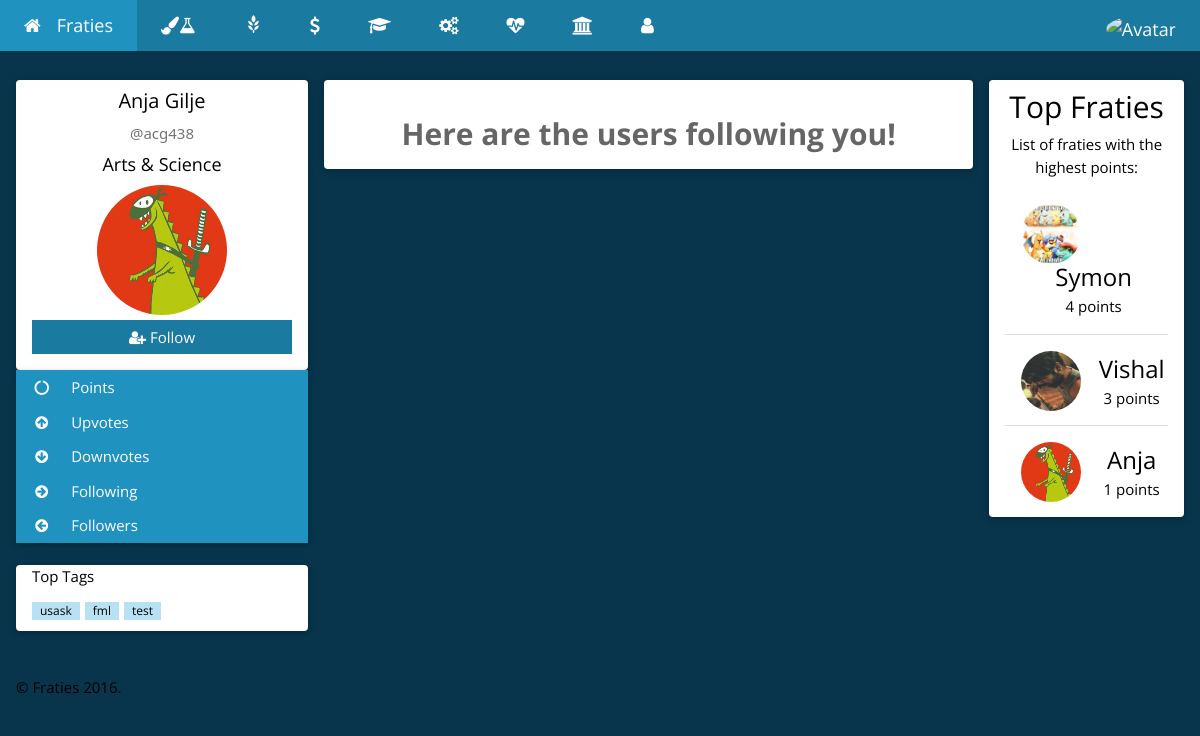
Before: /grid.php?nsid=acg438 with the older database file.
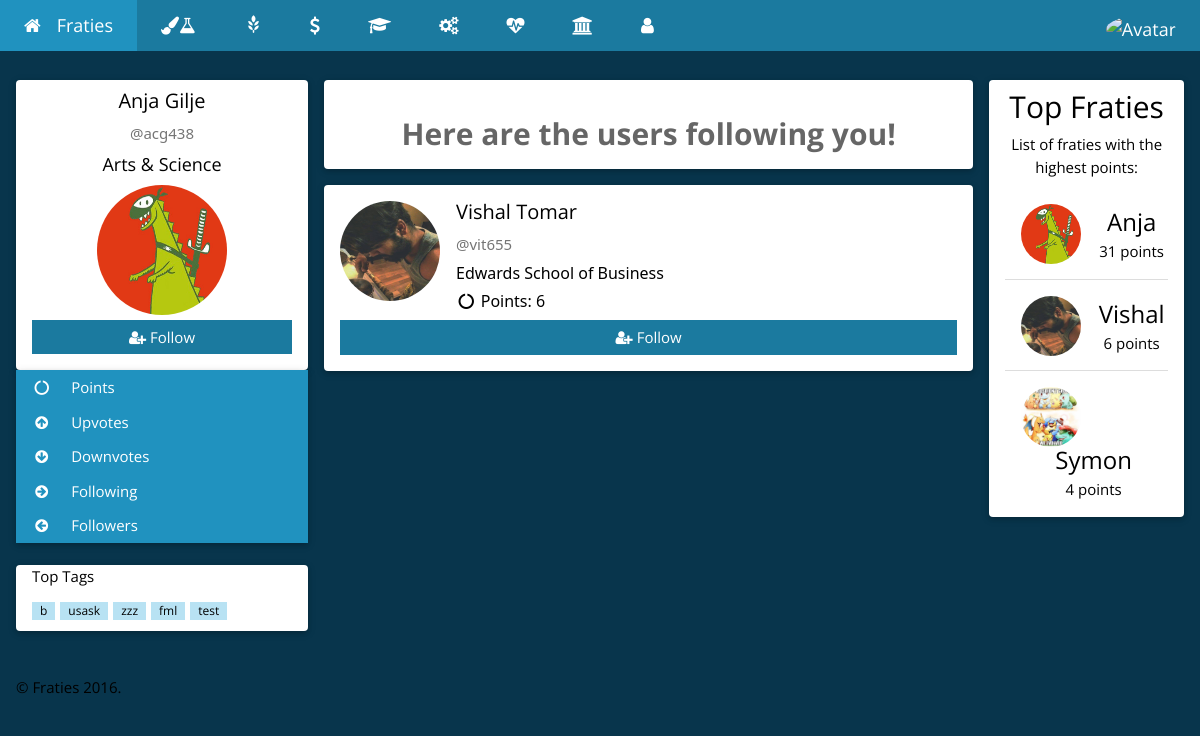
After: the same page with the newer database file.
### tables this page shows
CREATE TABLE `users` (
  `userID` int(254) UNSIGNED NOT NULL,
  `userNSID` varchar(100) NOT NULL,
  `userPassword` varchar(100) NOT NULL,
  `userFirstName` varchar(500) NOT NULL,
  `userLastName` varchar(500) NOT NULL,
  `userCollege` varchar(500) NOT NULL,
  `userImagePath` varchar(1000) NOT NULL,
  `userPoints` int(254) NOT NULL DEFAULT '0',
  `userUpvotes` int(254) NOT NULL DEFAULT '0',
  `userDownvotes` int(254) NOT NULL DEFAULT '0',
  `userActive` tinyint(1) NOT NULL DEFAULT '0',
  `userFollowers` int(11) NOT NULL DEFAULT '0',
  `userFollowing` int(10) UNSIGNED NOT NULL DEFAULT '0'
);

### Login/Controller/userClass.php (called while the page is built, shortened)
<?php
    function displayUserDB(){
        $connection = connect();
        $query = "SELECT * ";
        $query .= "FROM `users` ";
        $query .= "ORDER BY userPoints DESC LIMIT 10";
        $result = mysqli_query($connection, $query);
        if (mysqli_num_rows($result) > 0) {
            return $result;
        } else {
            return false;
        }
    }
    function getFirstName($nsid){
        $connection = connect();
        $nsid = mysqli_real_escape_string($connection, $nsid);
        $query = "SELECT * ";
        $query .= "FROM `users` ";
        $query .= "WHERE `userNSID` = '$nsid' ";
        $result = mysqli_query($connection, $query);
        if (mysqli_num_rows($result) == 1) {
            while($row = mysqli_fetch_assoc($result)) {
                return $row["userFirstName"];
            }
        } else if(mysqli_num_rows($result) > 1){
            return false;
        } else {
            return false;
        }
    }
    function getLastName($nsid){
        $connection = connect();
        $nsid = mysqli_real_escape_string($connection, $nsid);
        $query = "SELECT * ";
        $query .= "FROM `users` ";
        $query .= "WHERE `userNSID` = '$nsid' ";
        $result = mysqli_query($connection, $query);
        if (mysqli_num_rows($result) == 1) {
            while($row = mysqli_fetch_assoc($result)) {
                return $row["userLastName"];
            }
        } else if(mysqli_num_rows($result) > 1){
            return false;
        } else {
            return false;
        }
    }
    function getImagePath($nsid){
        $connection = connect();
        $nsid = mysqli_real_escape_string($connection, $nsid);
        $query = "SELECT * ";
        $query .= "FROM `users` ";
        $query .= "WHERE `userNSID` = '$nsid' ";
        $result = mysqli_query($connection, $query);
        if (mysqli_num_rows($result) == 1) {
            while($row = mysqli_fetch_assoc($result)) {
                return $row["userImagePath"];
            }
        } else if(mysqli_num_rows($result) > 1){
            return false;
        } else {
            return false;
        }
    }
    function getCollege($nsid){
        $connection = connect();
        $nsid = mysqli_real_escape_string($connection, $nsid);
        $query = "SELECT * ";
        $query .= "FROM `users` ";
        $query .= "WHERE `userNSID` = '$nsid' ";
        $result = mysqli_query($connection, $query);
        if (mysqli_num_rows($result) == 1) {
            while($row = mysqli_fetch_assoc($result)) {
                return $row["userCollege"];
            }
        } else if(mysqli_num_rows($result) > 1){
            return false;
        } else {
            return false;
        }
    }
    function isUserFollowing($nsid, $following){
        $connection = connect();
        $nsid = mysqli_real_escape_string($connection, $nsid);
        $query = "SELECT * FROM followers WHERE userNSID = '$nsid' AND followingNSID = '$following'";
        $result = mysqli_query($connection, $query);
        if (mysqli_num_rows($result) > 0) {
                return true;
        } else {
            return false;
        }
    }
?>

### Post/Controller/postClass.php (called while the page is built, shortened)
<?php
    function displayFollowers($nsid){
        $connection = connect();
        $query = "SELECT u.userNSID, u.userFirstName, u.userLastName, u.userCollege, u.userImagePath, u.userPoints FROM `users` AS u JOIN `followers` AS f ON u.userNSID = f.userNSID WHERE f.followingNSID = '$nsid'";
        $result = mysqli_query($connection, $query);
        if (mysqli_num_rows($result) > 0) {
            return $result;
        } else {
            return false;
        }
}
?>

### grid.php (the view, shortened to what the changed rows need)
<?php
    require_once 'Login/Controller/userClass.php';
    require_once 'Post/Controller/postClass.php';
    require_once 'Post/Controller/postTag.php';
    if (isset($_GET['nsid'])) {
      $NSID = $_GET['nsid'];
    } else {
      $NSID = $_SESSION["userNSID"];
    }
    if(getUserActiveStatus($NSID)==1){
        $FirstName = getFirstName($NSID);
        $LastName = getLastName($NSID);
        $ImagePath = getImagePath($NSID);
        $College = getCollege($NSID);
    } else {
        header('Location: index.php');
        exit;
    }
?>
<!DOCTYPE html>
<html>
<head>
   <link rel="stylesheet" href="https://maxcdn.bootstrapcdn.com/bootstrap/3.3.7/css/bootstrap.min.css">
    <link rel="stylesheet" href="CSS/homeTheme.css">
    <link rel="stylesheet" href="https://cdnjs.cloudflare.com/ajax/libs/font-awesome/4.6.3/css/font-awesome.min.css">
</head>
<body class="w3-theme-l5">
<div class="w3-container w3-content" style="max-width:1400px;margin-top:80px">
  <div class="w3-row">
    <div class="w3-col m3">
      <div class="w3-card-2 w3-round w3-white">
        <div class="w3-container">
         <h4 class="w3-center"><?php echo $FirstName." ".$LastName; ?></h4>
         <p class="w3-center w3-text-grey w3-slim">@<?php echo $NSID; ?></p>
         <h5 class="w3-center"><?php echo $College; ?></h5>
         <p class="w3-center"><img src='<?php echo $ImagePath; ?>' class="w3-circle" style="height:130px;width:130px" alt="Avatar"></p>
         <?php
          if ($NSID !== $_SESSION["userNSID"]) {
            if (!isUserFollowing($_SESSION["userNSID"], $NSID)) {
              echo "<button id='followButton' value='Follow' type='submit' onclick=\"follow(this, '".$NSID."')\" class='w3-btn w3-theme-d5 w3-margin-bottom' style='width:100%;'><i class='fa fa-user-plus'></i> Follow</button>";
            } else {
              echo "<button id='followButton' value='Unfollow' type='submit' onclick=\"follow(this, '".$NSID."')\" class='w3-btn w3-theme-d5 w3-margin-bottom' style='width:100%;'><i class='fa fa-user-times'></i> Unfollow</button>";
            }
          }
         ?>
        </div>
      </div>
      <br>
      <div class="w3-card-2 w3-round w3-white w3-hide-small">
        <div class="w3-container">
          <p>
            <?php echo getTopTags(); ?>
          </p>
        </div>
      </div>
      <br>
    </div>
    <div class="w3-col m7">
<?php
if ($_GET['type'] == 'following') {
  $result = displayFollowing($NSID);
} else {
  $result = displayFollowers($NSID);
}
while($row = mysqli_fetch_assoc($result)) {
    $userNSID = $row["userNSID"];
    $FirstName = $row["userFirstName"];
    $LastName = $row["userLastName"];
    $ImagePath = $row["userImagePath"];
    $College = $row["userCollege"];
    $Points = $row["userPoints"];
        echo "<div class='w3-container w3-card-2 w3-white w3-round w3-margin'>";
        echo "<img src='".$ImagePath."' alt='Avatar' class='w3-left w3-circle w3-margin-right w3-margin-top w3-margin-bottom' style='width:100px; height:100px;'>";
        echo "<h4 class='w3-margin-top w3-margin-left'>";
            echo "<a href=profile.php?nsid=".$userNSID.">".$FirstName." ".$LastName."</a>";
        echo "</h4>";
        echo "<p class='w3-text-grey w3-slim w3-margin-left'>@".$userNSID."</p>";
        echo "<h6 class='w3-margin-left'>".$College."</h6>";
        echo "<h6><i class='fa fa-circle-o-notch fa-fw'></i> Points: ".$Points."</h6>";
            if (!isUserFollowing($_SESSION["userNSID"], $userNSID)) {
              echo "<button id='followButton' value='Follow' type='submit' onclick=\"follow(this, '".$userNSID."')\" class='w3-btn w3-theme-d5 w3-margin-bottom' style='width:100%;'><i class='fa fa-user-plus'></i> Follow</button>";
            } else {
              echo "<button id='followButton' value='Unfollow' type='submit' onclick=\"follow(this, '".$userNSID."')\" class='w3-btn w3-theme-d5 w3-margin-bottom' style='width:100%;'><i class='fa fa-user-times'></i> Unfollow</button>";
            }
        echo "</div>";
}
?>
    </div>
    <div class="w3-col m2">
      <div class="w3-card-2 w3-round w3-white w3-center">
        <div class="w3-container">
          <h2>Top Fraties</h2>
          <ul class="w3-ul">
<?php
$leaders = displayUserDB();
while($row = mysqli_fetch_assoc($leaders)) {
    $imagePath = $row["userImagePath"];
    $points = $row["userPoints"];
    $name = $row["userFirstName"];
    $nsid = $row["userNSID"];
            echo "<li class='w3-padding-16'>";
              echo "<img src='{$imagePath}' class='w3-left w3-circle w3-margin-right' style='width:60px; height:60px;'>";
              echo "<span class='w3-xlarge'><a href='profile.php?nsid={$nsid}'>{$name}</a></span><br>";
              echo "<span>{$points} points</span>";
            echo "</li>";
}
?>
          </ul>
        </div>
      </div>
      <br>
    </div>
  </div>
</div>
<br>
</body>
</html>

### Post/Controller/postTag.php (shortened to what the changed rows need)
<?php
    function getTopTags() {
        $connection = connect();
        $query = "SELECT `tagText` ";
        $query .= "FROM `tags` ";
        $query .= "GROUP BY `tagText`";
        $query .= "ORDER BY COUNT(*) DESC LIMIT 10";
        $result = mysqli_query($connection, $query);
        if (mysqli_num_rows($result) > 0) {
            while($row = mysqli_fetch_assoc($result)) {
                $topTags .= '<span class="w3-tag w3-small w3-theme-l2" style="margin-right:5px;"><a href="tag.php?tag='.$row["tagText"].'">'.$row["tagText"].'</a></span>';
            }
            return $topTags;
        } else {
            return false;
        }
    }
?>

Changed rows visible on the page:
changed users "Anja": userPoints "1" → "31"; moves up the list
now on one of the page's lists (row edited): users: userFirstName "Vishal", userLastName "Tomar", userNSID "vit655", userCollege "Edwards School of Business", userPoints "6"
changed users "Vishal": userPoints "3" → "6"; moves down the list
Other visible differences:
new list line: "b"
new list line: "zzz"
